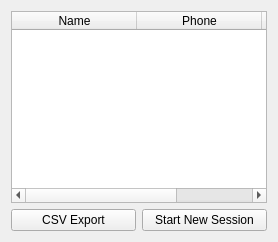
        <widget class="QWidget" name="report_tab">
         <attribute name="title">
          <string>Tab 2</string>
         </attribute>
         <layout class="QVBoxLayout" name="verticalLayout_7">
          <item>
           <widget class="QTableWidget" name="tableWidget">
            <property name="editTriggers">
             <set>QAbstractItemView::NoEditTriggers</set>
            </property>
            <property name="selectionMode">
             <enum>QAbstractItemView::NoSelection</enum>
            </property>
            <property name="selectionBehavior">
             <enum>QAbstractItemView::SelectItems</enum>
            </property>
            <attribute name="horizontalHeaderCascadingSectionResizes">
             <bool>false</bool>
            </attribute>
            <attribute name="horizontalHeaderDefaultSectionSize">
             <number>125</number>
            </attribute>
            <attribute name="horizontalHeaderMinimumSectionSize">
             <number>39</number>
            </attribute>
            <attribute name="horizontalHeaderStretchLastSection">
             <bool>true</bool>
            </attribute>
            <attribute name="verticalHeaderVisible">
             <bool>false</bool>
            </attribute>
            <column>
             <property name="text">
              <string>Name</string>
             </property>
             <property name="icon">
              <iconset resource="images.qrc">
               <normaloff>:/white-icons/Data/imgs/white icons/icons8-contacts-500.png</normaloff>:/white-icons/Data/imgs/white icons/icons8-contacts-500.png</iconset>
             </property>
            </column>
            <column>
             <property name="text">
              <string>Phone</string>
             </property>
             <property name="icon">
              <iconset resource="images.qrc">
               <normaloff>:/white-icons/Data/imgs/white icons/icons8-phone-500.png</normaloff>:/white-icons/Data/imgs/white icons/icons8-phone-500.png</iconset>
             </property>
            </column>
            <column>
             <property name="text">
              <string>Status</string>
             </property>
             <property name="icon">
              <iconset resource="images.qrc">
               <normaloff>:/white-icons/Data/imgs/white icons/icons8-about-500.png</normaloff>:/white-icons/Data/imgs/white icons/icons8-about-500.png</iconset>
             </property>
            </column>
           </widget>
          </item>
          <item>
           <layout class="QHBoxLayout" name="horizontalLayout_9">
            <item>
             <widget class="QPushButton" name="csv_btn">
              <property name="maximumSize">
               <size>
                <width>150</width>
                <height>16777215</height>
               </size>
              </property>
              <property name="text">
               <string>CSV Export</string>
              </property>
              <property name="icon">
               <iconset resource="images.qrc">
                <normaloff>:/white-icons/Data/imgs/white icons/icons8-save-500.png</normaloff>:/white-icons/Data/imgs/white icons/icons8-save-500.png</iconset>
              </property>
              <property name="iconSize">
               <size>
                <width>22</width>
                <height>22</height>
               </size>
              </property>
             </widget>
            </item>
            <item>
             <widget class="QPushButton" name="newsession_btn">
              <property name="maximumSize">
               <size>
                <width>150</width>
                <height>16777215</height>
               </size>
              </property>
              <property name="text">
               <string>Start New Session</string>
              </property>
              <property name="icon">
               <iconset resource="images.qrc">
                <normaloff>:/white-icons/Data/imgs/white icons/icons8-trash-can-500.png</normaloff>:/white-icons/Data/imgs/white icons/icons8-trash-can-500.png</iconset>
              </property>
              <property name="iconSize">
               <size>
                <width>19</width>
                <height>18</height>
               </size>
              </property>
             </widget>
            </item>
           </layout>
          </item>
         </layout>
        </widget>
